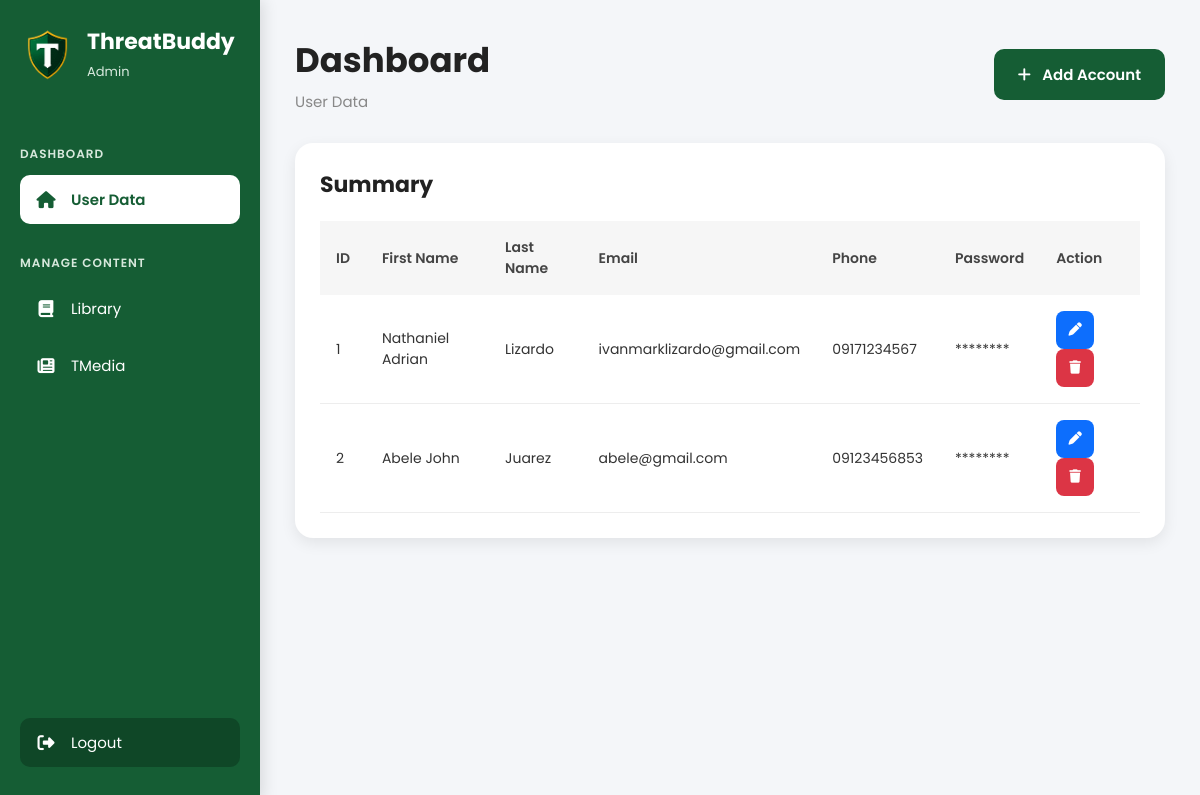
/pages/Admin/pages/UserData/index.php (signed in), run on an earlier commit of the app's database.
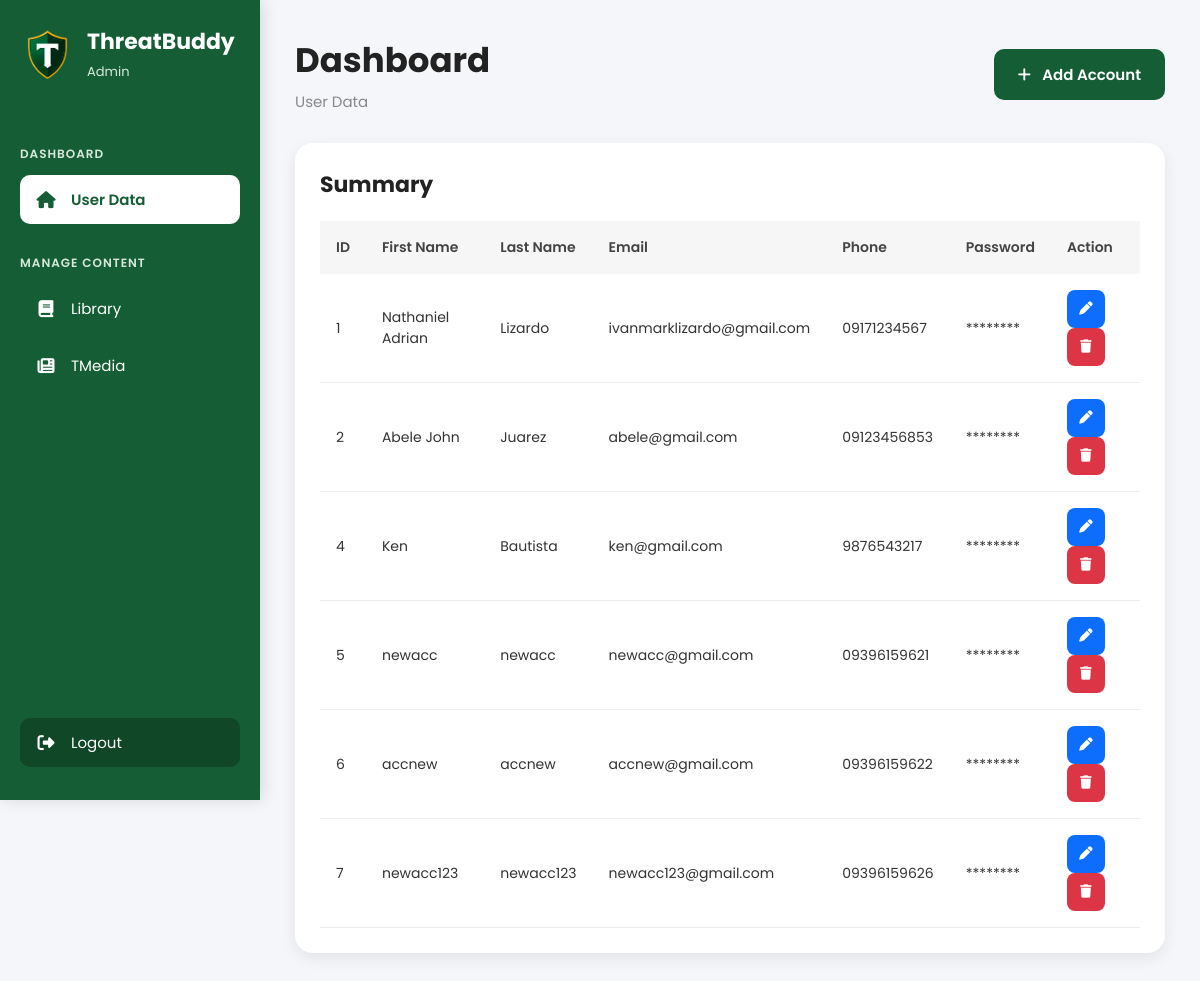
And on a later commit of the database.
### tables this page shows
CREATE TABLE `userdata_table` (
  `user_id` int(11) NOT NULL,
  `first_name` varchar(100) NOT NULL,
  `last_name` varchar(100) NOT NULL,
  `email` varchar(150) NOT NULL,
  `phone` varchar(20) DEFAULT NULL,
  `password` varchar(255) NOT NULL,
  `created_at` timestamp NOT NULL DEFAULT current_timestamp()
);

### pages/Admin/pages/UserData/index.php (the view, shortened to what this page needs)
<?php
    include "includes/db.php";
?>
<!DOCTYPE html>
<html lang="en">
<head>
<link rel="stylesheet" href="assets/css/style.css">
<link rel="stylesheet"
href="https://cdnjs.cloudflare.com/ajax/libs/font-awesome/6.5.2/css/all.min.css">
</head>
<body>
<div class="container">
    <aside class="sidebar">
        <div class="logo">
            <img src="assets/img/LogoTB.png">
            <div>
                <h2>ThreatBuddy</h2>
                <span>Admin</span>
            </div>
        </div>
        <p class="menu-title">
            DASHBOARD
        </p>
        <a href="#" class="active">
            <i class="fa-solid fa-house"></i>
            User Data
        </a>
        <p class="menu-title">
            MANAGE CONTENT
        </p>
        <a href="../LibraryData/index.php">
            <i class="fa-solid fa-book"></i>
            Library
        </a>
        <a href="../ArticleData/index.php">
            <i class="fa-solid fa-newspaper"></i>
            TMedia
        </a>
        <div class="bottom">
            <a href="includes/logout.php">
                <i class="fa-solid fa-right-from-bracket"></i>
                Logout
            </a>
        </div>
    </aside>
    <main>
        <div class="topbar">
            <div>
                <h1>Dashboard</h1>
                <small>User Data</small>
            </div>
            <button id="addBtn">
                <i class="fa-solid fa-plus"></i>
                Add Account
            </button>
        </div>
        <div class="card">
            <div class="card-header">
                <h2>Summary</h2>
            </div>
            <table>
                <thead>
                    <tr>
                        <th>ID</th>
                        <th>First Name</th>
                        <th>Last Name</th>
                        <th>Email</th>
                        <th>Phone</th>
                        <th>Password</th>
                        <th>Action</th>
                    </tr>
                </thead>
                <tbody>
                    <?php
                    $query = mysqli_query($conn, "SELECT * FROM userdata_table");
                    while($row = mysqli_fetch_assoc($query)){
                    ?>
                    <tr>
                        <td><?php echo $row['user_id']; ?></td>
                        <td><?php echo $row['first_name']; ?></td>
                        <td><?php echo $row['last_name']; ?></td>
                        <td><?php echo $row['email']; ?></td>
                        <td><?php echo $row['phone']; ?></td>
                        <td>********</td>
                        <td>
                            <button
                                class="edit"
                                data-id="<?php echo $row['user_id']; ?>"
                                data-fname="<?php echo $row['first_name']; ?>"
                                data-lname="<?php echo $row['last_name']; ?>"
                                data-email="<?php echo $row['email']; ?>"
                                data-phone="<?php echo $row['phone']; ?>">
                                <i class="fa-solid fa-pen"></i>
                            </button>
                            <a href="includes/delete.php?id=<?php echo $row['user_id']; ?>"
                                onclick="return confirm('Delete this account?')">
                                <button class="delete">
                                <i class="fa-solid fa-trash"></i>
                                </button>
                            </a>
                        </td>
                    </tr>
                    <?php
                    }
                    ?>
                </tbody>
            </table>
        </div>
    </main>
</div>
</body>
</html>

### pages/Admin/pages/UserData/assets/css/style.css (style rules this page uses)
* { margin: 0; padding: 0; box-sizing: border-box; font-family: "Poppins", sans-serif; }
html { scroll-behavior: smooth; }
body { background: #f4f6f9; color: #333; overflow-x: hidden; }
.container { display: flex; min-height: 100vh; }
.sidebar { position: fixed; top: 0; left: 0; width: 260px; height: 100vh; background: #155d34; color: #fff; display: flex; flex-direction: column; padding: 25px 20px; overflow-y: auto; z-index: 1000; box-shadow: 3px 0 15px rgba(0, 0, 0, 0.12); }
.logo { display: flex; align-items: center; gap: 12px; margin-bottom: 40px; }
.logo img { width: 55px; height: 55px; object-fit: contain; }
.logo h2 { font-size: 22px; font-weight: 700; color: #fff; }
.logo span { font-size: 13px; color: #d9eadf; }
.menu-title { margin: 22px 0 12px; font-size: 12px; letter-spacing: 1px; color: #d7e8dc; font-weight: 600; }
.sidebar a { display: flex; align-items: center; gap: 14px; text-decoration: none; color: #fff; padding: 13px 15px; border-radius: 10px; transition: 0.25s; margin-bottom: 8px; font-size: 15px; }
.sidebar a i { width: 22px; text-align: center; font-size: 17px; }
.sidebar a.active { background: #fff; color: #155d34; font-weight: 600; }
.bottom { margin-top: auto; padding-top: 20px; }
.bottom a { background: #0f4727; }
main { flex: 1; margin-left: 260px; padding: 35px; min-height: 100vh; }
.topbar { display: flex; justify-content: space-between; align-items: center; margin-bottom: 30px; }
.topbar h1 { font-size: 34px; color: #222; font-weight: 700; }
.topbar small { display: block; margin-top: 4px; color: #888; font-size: 15px; }
.topbar button { background: #155d34; color: #fff; border: none; padding: 14px 24px; border-radius: 10px; cursor: pointer; font-size: 15px; font-weight: 600; transition: 0.25s; }
.topbar button i { margin-right: 8px; }
.card { background: #fff; border-radius: 18px; padding: 25px; box-shadow: 0 5px 15px rgba(0, 0, 0, 0.08); }
.card-header { display: flex; justify-content: space-between; align-items: center; margin-bottom: 20px; }
.card-header h2 { font-size: 22px; color: #222; }
table { width: 100%; border-collapse: collapse; }
thead { background: #f6f6f6; }
th { padding: 16px; text-align: left; color: #444; font-size: 14px; font-weight: 600; }
td { padding: 16px; border-bottom: 1px solid #ededed; font-size: 14px; vertical-align: middle; }
tbody tr { transition: 0.2s; }
.edit, .delete { width: 38px; height: 38px; border: none; border-radius: 8px; cursor: pointer; transition: 0.25s; margin-right: 6px; }
.edit { background: #0d6efd; color: #fff; }
.delete { background: #dc3545; color: #fff; }

What changed in the data, as far as the page shows it:
added userdata_table: user_id "4", first_name "Ken", last_name "Bautista", email "ken@gmail.com", phone "9876543217"
added userdata_table: user_id "5", first_name "newacc", last_name "newacc", email "newacc@gmail.com", phone "09396159621"
added userdata_table: user_id "6", first_name "accnew", last_name "accnew", email "accnew@gmail.com", phone "09396159622"
added userdata_table: user_id "7", first_name "newacc123", last_name "newacc123", email "newacc123@gmail.com", phone "09396159626"
